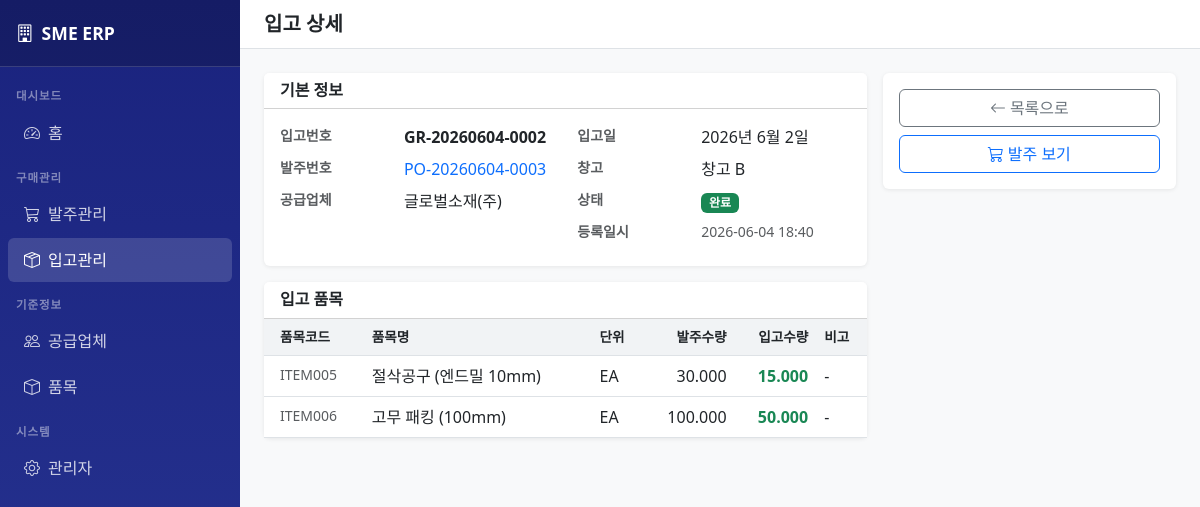
The app's page /purchase/receipts/2/ with its own data.
### purchase/models.py (models this page shows, shortened)
class GoodsReceipt(models.Model):
    STATUS_CHOICES = [
        ('PENDING', '대기'),
        ('COMPLETED', '완료'),
        ('CANCELLED', '취소'),
    ]
    receipt_no = models.CharField(max_length=30, unique=True, verbose_name='입고번호')
    purchase_order = models.ForeignKey(PurchaseOrder, on_delete=models.PROTECT,
                                       related_name='receipts', verbose_name='발주')
    receipt_date = models.DateField(verbose_name='입고일')
    warehouse = models.CharField(max_length=100, blank=True, verbose_name='창고')
    status = models.CharField(max_length=20, choices=STATUS_CHOICES, default='PENDING', verbose_name='상태')
    notes = models.TextField(blank=True, verbose_name='비고')
    created_by = models.ForeignKey(User, on_delete=models.SET_NULL, null=True, blank=True,
                                   related_name='goods_receipts', verbose_name='등록자')
    created_at = models.DateTimeField(auto_now_add=True, verbose_name='등록일시')
    class Meta:
        verbose_name = '입고'
        verbose_name_plural = '입고 목록'
        ordering = ['-created_at']

class PurchaseOrder(models.Model):
    STATUS_CHOICES = [
        ('DRAFT', '초안'),
        ('CONFIRMED', '확정'),
        ('PARTIAL', '부분입고'),
        ('COMPLETED', '완료'),
        ('CANCELLED', '취소'),
    ]
    order_no = models.CharField(max_length=30, unique=True, verbose_name='발주번호')
    supplier = models.ForeignKey(Supplier, on_delete=models.PROTECT, verbose_name='공급업체')
    order_date = models.DateField(verbose_name='발주일')
    expected_date = models.DateField(null=True, blank=True, verbose_name='납기예정일')
    status = models.CharField(max_length=20, choices=STATUS_CHOICES, default='DRAFT', verbose_name='상태')
    total_amount = models.DecimalField(max_digits=18, decimal_places=2, default=0, verbose_name='총금액')
    notes = models.TextField(blank=True, verbose_name='비고')
    created_by = models.ForeignKey(User, on_delete=models.SET_NULL, null=True, blank=True,
                                   related_name='purchase_orders', verbose_name='등록자')
    created_at = models.DateTimeField(auto_now_add=True, verbose_name='등록일시')
    updated_at = models.DateTimeField(auto_now=True, verbose_name='수정일시')
    class Meta:
        verbose_name = '발주'
        verbose_name_plural = '발주 목록'
        ordering = ['-created_at']

class GoodsReceiptItem(models.Model):
    receipt = models.ForeignKey(GoodsReceipt, on_delete=models.CASCADE, related_name='items', verbose_name='입고')
    order_item = models.ForeignKey(PurchaseOrderItem, on_delete=models.PROTECT,
                                   related_name='receipt_items', verbose_name='발주품목')
    quantity_received = models.DecimalField(max_digits=15, decimal_places=3, verbose_name='입고수량')
    notes = models.CharField(max_length=200, blank=True, verbose_name='비고')
    class Meta:
        verbose_name = '입고품목'
        verbose_name_plural = '입고품목 목록'

class PurchaseOrderItem(models.Model):
    order = models.ForeignKey(PurchaseOrder, on_delete=models.CASCADE, related_name='items', verbose_name='발주')
    item = models.ForeignKey(Item, on_delete=models.PROTECT, verbose_name='품목')
    quantity = models.DecimalField(max_digits=15, decimal_places=3, verbose_name='발주수량')
    unit_price = models.DecimalField(max_digits=15, decimal_places=2, verbose_name='단가')
    amount = models.DecimalField(max_digits=18, decimal_places=2, default=0, verbose_name='금액')
    received_quantity = models.DecimalField(max_digits=15, decimal_places=3, default=0, verbose_name='입고수량')
    class Meta:
        verbose_name = '발주품목'
        verbose_name_plural = '발주품목 목록'

### common/models.py (models this page shows, shortened)
class Supplier(models.Model):
    code = models.CharField(max_length=20, unique=True, verbose_name='공급업체코드')
    name = models.CharField(max_length=100, verbose_name='공급업체명')
    business_no = models.CharField(max_length=20, blank=True, verbose_name='사업자번호')
    contact_person = models.CharField(max_length=50, blank=True, verbose_name='담당자')
    phone = models.CharField(max_length=20, blank=True, verbose_name='전화번호')
    email = models.EmailField(blank=True, verbose_name='이메일')
    address = models.TextField(blank=True, verbose_name='주소')
    is_active = models.BooleanField(default=True, verbose_name='사용여부')
    created_at = models.DateTimeField(auto_now_add=True, verbose_name='등록일시')
    class Meta:
        verbose_name = '공급업체'
        verbose_name_plural = '공급업체 목록'
        ordering = ['name']

class Item(models.Model):
    CATEGORY_CHOICES = [
        ('RAW', '원자재'),
        ('SUB', '부자재'),
        ('CONSUMABLE', '소모품'),
        ('EQUIPMENT', '설비'),
        ('OTHER', '기타'),
    ]
    code = models.CharField(max_length=20, unique=True, verbose_name='품목코드')
    name = models.CharField(max_length=100, verbose_name='품목명')
    category = models.CharField(max_length=20, choices=CATEGORY_CHOICES, default='RAW', verbose_name='분류')
    unit = models.CharField(max_length=20, default='EA', verbose_name='단위')
    standard_price = models.DecimalField(max_digits=15, decimal_places=2, default=0, verbose_name='표준단가')
    description = models.TextField(blank=True, verbose_name='설명')
    is_active = models.BooleanField(default=True, verbose_name='사용여부')
    created_at = models.DateTimeField(auto_now_add=True, verbose_name='등록일시')
    class Meta:
        verbose_name = '품목'
        verbose_name_plural = '품목 목록'
        ordering = ['name']

### purchase/views.py (the view)
# urls.py: path('receipts/<int:pk>/', views.GoodsReceiptDetailView.as_view(), name='receipt_detail'),
class GoodsReceiptDetailView(DetailView):
    model = GoodsReceipt
    template_name = 'purchase/receipt_detail.html'
    context_object_name = 'receipt'
    def get_context_data(self, **kwargs):
        ctx = super().get_context_data(**kwargs)
        ctx['items'] = self.object.items.select_related('order_item__item').all()
        return ctx

### templates/purchase/receipt_detail.html (shortened to what this page needs)
{% extends 'base.html' %}
{% block page_title %}입고 상세{% endblock %}
{% block content %}
<div class="row g-3">
    <div class="col-md-8">
        <div class="card mb-3">
            <div class="card-header bg-white d-flex justify-content-between align-items-center">
                <h6 class="mb-0 fw-bold">기본 정보</h6>
            </div>
            <div class="card-body">
                <div class="row">
                    <div class="col-md-6">
                        <dl class="row mb-0">
                            <dt class="col-sm-5 text-muted small">입고번호</dt>
                            <dd class="col-sm-7 fw-bold">{{ receipt.receipt_no }}</dd>
                            <dt class="col-sm-5 text-muted small">발주번호</dt>
                            <dd class="col-sm-7">
                                <a href="/purchase/orders/{{ receipt.purchase_order.pk }}/" class="text-decoration-none">
                                    {{ receipt.purchase_order.order_no }}
                                </a>
                            </dd>
                            <dt class="col-sm-5 text-muted small">공급업체</dt>
                            <dd class="col-sm-7">{{ receipt.purchase_order.supplier.name }}</dd>
                        </dl>
                    </div>
                    <div class="col-md-6">
                        <dl class="row mb-0">
                            <dt class="col-sm-5 text-muted small">입고일</dt>
                            <dd class="col-sm-7">{{ receipt.receipt_date }}</dd>
                            <dt class="col-sm-5 text-muted small">창고</dt>
                            <dd class="col-sm-7">{{ receipt.warehouse|default:"-" }}</dd>
                            <dt class="col-sm-5 text-muted small">상태</dt>
                            <dd class="col-sm-7"><span class="badge badge-{{ receipt.status }}">{{ receipt.get_status_display }}</span></dd>
                            <dt class="col-sm-5 text-muted small">등록일시</dt>
                            <dd class="col-sm-7 small text-muted">{{ receipt.created_at|date:"Y-m-d H:i" }}</dd>
                        </dl>
                    </div>
                </div>
            </div>
        </div>
        <div class="card">
            <div class="card-header bg-white"><h6 class="mb-0 fw-bold">입고 품목</h6></div>
            <div class="card-body p-0">
                <div class="table-responsive">
                    <table class="table mb-0">
                        <thead>
                            <tr>
                                <th class="ps-3">품목코드</th>
                                <th>품목명</th>
                                <th>단위</th>
                                <th class="text-end">발주수량</th>
                                <th class="text-end">입고수량</th>
                                <th>비고</th>
                            </tr>
                        </thead>
                        <tbody>
                            {% for ri in items %}
                            <tr>
                                <td class="ps-3 text-muted small">{{ ri.order_item.item.code }}</td>
                                <td>{{ ri.order_item.item.name }}</td>
                                <td>{{ ri.order_item.item.unit }}</td>
                                <td class="text-end">{{ ri.order_item.quantity }}</td>
                                <td class="text-end fw-bold text-success">{{ ri.quantity_received }}</td>
                                <td>{{ ri.notes|default:"-" }}</td>
                            </tr>
                            {% empty %}
                            <tr><td colspan="6" class="text-center text-muted py-3">입고 품목이 없습니다.</td></tr>
                            {% endfor %}
                        </tbody>
                    </table>
                </div>
            </div>
        </div>
    </div>
    <div class="col-md-4">
        <div class="card">
            <div class="card-body">
                <div class="d-grid gap-2">
                    <a href="/purchase/receipts/" class="btn btn-outline-secondary">
                        <i class="bi bi-arrow-left me-1"></i>목록으로
                    </a>
                    <a href="/purchase/orders/{{ receipt.purchase_order.pk }}/" class="btn btn-outline-primary">
                        <i class="bi bi-cart3 me-1"></i>발주 보기
                    </a>
                </div>
            </div>
        </div>
    </div>
</div>
{% endblock %}

### templates/base.html (style rules this page uses)
body { background-color: #f8f9fa; }
.card { border: none; box-shadow: 0 1px 4px rgba(0,0,0,0.08); }
.table th { background-color: #f1f3f5; font-weight: 600; font-size: 0.85rem; }
.badge-COMPLETED { background-color: #198754 !important; }

### records on screen
GoodsReceipt: receipt_no "GR-20260604-0002", purchase_order.order_no "PO-20260604-0003", purchase_order.supplier.name "글로벌소재(주)", receipt_date "2026년 6월 2일", warehouse "창고 B", status "완료", created_at "2026-06-04 18:40"
GoodsReceiptItem: order_item.item.code "ITEM005", order_item.item.name "절삭공구 (엔드밀 10mm)", order_item.item.unit "EA", order_item.quantity "30.000", quantity_received "15.000", notes "-"
GoodsReceiptItem: order_item.item.code "ITEM006", order_item.item.name "고무 패킹 (100mm)", order_item.item.unit "EA", order_item.quantity "100.000", quantity_received "50.000", notes "-"
